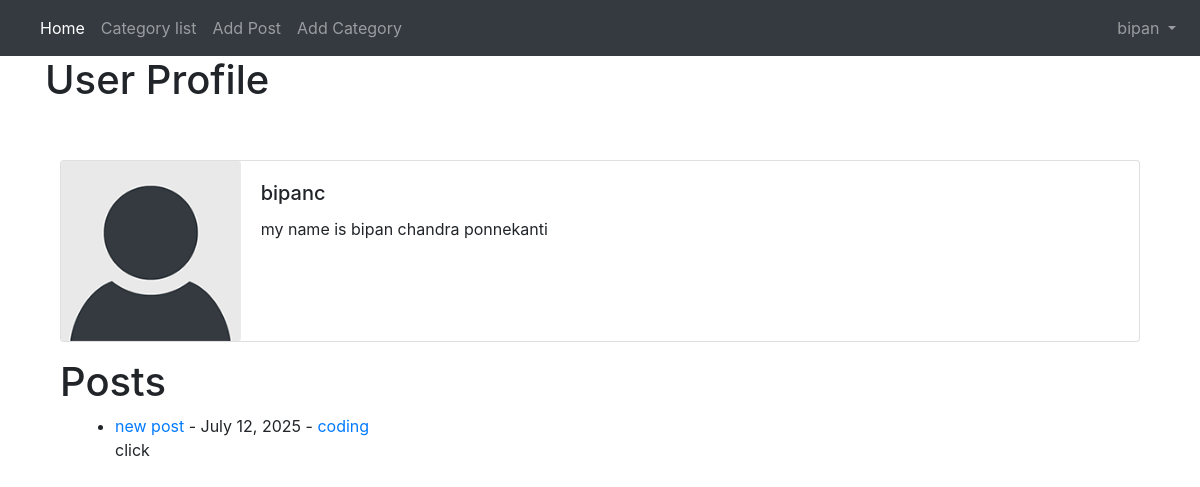
Page /members/2/profile (signed in) on the committed database.
### theblog/models.py (models this page shows, shortened)
class profile(models.Model):
    bloguser=models.OneToOneField(User,null=True,on_delete=models.CASCADE)
    bio= models.TextField(blank=True,null=True)
    profile_pic=models.ImageField(null=True,blank=True,upload_to='images/profile/')
    websitelink=models.CharField(null=True,blank=True,max_length=255)
    instagramlink=models.CharField(null=True,blank=True,max_length=255)

class post(models.Model):
    title = models.CharField(max_length=255)
    author= models.ForeignKey(User,on_delete=models.CASCADE)
    header_image=models.ImageField(null=True,blank=True,upload_to='images/')
    body= RichTextField(blank=True,null=True)
    post_date=models.DateField(auto_now_add=True)
    category=models.CharField(max_length=255,default='coding')
    snippet=models.CharField(max_length=255)
    likes=models.ManyToManyField(User,related_name='blog_posts')

### members/views.py (the view)
# urls.py: path('<int:pk>/profile',profileview.as_view(),name='user_profile'),
class profileview(generic.DetailView):
    model=profile
    template_name='registration/userprofile.html'
    def get_context_data(self, *args ,**kwargs):
        context = super(profileview, self).get_context_data(*args ,**kwargs)
        page_user=get_object_or_404(profile,id=self.kwargs['pk'])
        userposts=list(post.objects.filter(author=page_user.bloguser))
        context['page_user']= page_user
        context['userposts']=userposts
        return context

### members/templates/registration/userprofile.html (shortened to what this page needs)
{%extends 'base.html'%}
{%load static%}
{%block content%}
<h1>User Profile</h1>
<br></br>
<div class='container-fluid'>
<div class="card mb-3">
  <div class="row no-gutters">
    <div class="col-md-2">
      {%if page_user.profile_pic %}
      <img src="{{page_user.profile_pic.url}}" class=" card-img" alt="...">
      {%else%}
      <img src="{% static 'theblog/image/default_profile_pic.png'%}" class=" card-img" alt="...">
      {%endif%}
    </div>
    <div class="col-md-10">
      <div class="card-body">
        <h5 class="card-title">{{page_user.bloguser}}</h5>
        <p class="card-text">{{page_user.bio}}</p>
      </div>
    </div>
  </div>
</div>
<h1>Posts</h1>
<div class='container-fluid'>
<ul>
{% for post in userposts %}
    <li><a href='{% url 'blog-article' post.pk %}'>{{post.title}}<a>  - {{post.post_date}} - <a href='{% url 'categorys' post.category|slugify %}'>{{post.category}}</a><br/>
    {{post.snippet}}</li>
{%endfor%}
</ul>
</div>
</div>
{%endblock%}

### theblog/templates/base.html (shortened to what this page needs)
<!doctype html>
<html lang="en">
  <head>
    <link rel="stylesheet" href="https://cdn.jsdelivr.net/npm/bootstrap@4.4.1/dist/css/bootstrap.min.css">
  </head>
  <body>
    <nav class="navbar navbar-expand-lg navbar-dark bg-dark">
  <div class="collapse navbar-collapse" id="navbarSupportedContent">
    <ul class="navbar-nav mr-auto">
      <li class="nav-item active">
        <a class="nav-link" href="{%url 'home'%}">Home <span class="sr-only">(current)</span></a>
      </li>
      {%if catmenu %}
      <li class="nav-item dropdown">
        <a class="nav-link dropdown-toggle" href="#" id="navbarDropdown" role="button" data-toggle="dropdown" aria-haspopup="true" aria-expanded="false">
          categories
        </a>
        <div class="dropdown-menu" aria-labelledby="navbarDropdown">
          {% for cat in catmenu%}
          <a class="dropdown-item" href='{%url 'categorys' cat %}'>{{cat}}</a>
          {%endfor%}
        </div>
      </li>
      {%else%}
      <li class="nav-item">
        <a class="nav-link" href="{%url 'categorylist'%}">Category list</a>
      </li>
      {%endif%}
      {%if user.is_authenticated%}
      <li class="nav-item">
        <a class="nav-link" href="{%url 'addpost'%}">Add Post</a>
      </li>
      <li class="nav-item">
        <a class="nav-link" href="{%url 'add_category'%}">Add Category</a>
      </li>
        </div>
      {%endif%}
     <ul class="navbar-nav ml">
    <li class="nav-item dropdown">
      {%if user.is_authenticated %}
        <a class="nav-link dropdown-toggle" id="navbarDropdown" role="button" data-toggle="dropdown" aria-haspopup="true" aria-expanded="false">
          {{user}}
        </a>
    {%endif%}
     </ul>
</nav>
    <div class='container'>{%block content%}
    {%endblock%}<div>
  </body>
</html>

### rows in the picture
profile: bloguser "bipanc", bio "my name is bipan chandra ponnekanti"
post: title "new post", post_date "July 12, 2025", category "coding", snippet "click"

### other values in the picture
{{ user }} "bipan"
